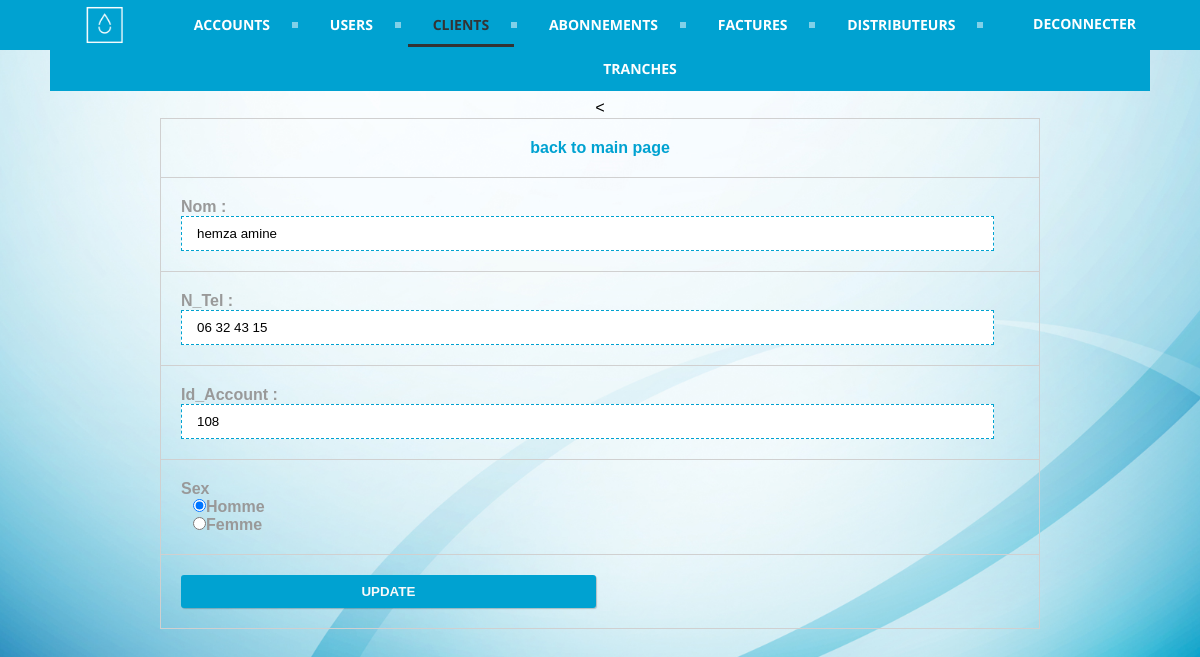
/admin/client/edit_data.php?edit_id=50 (signed in), run on the app's committed database.
### tables this page shows
CREATE TABLE `client` (
  `idClient` int(255) NOT NULL,
  `nom` varchar(45) DEFAULT NULL,
  `n_tel` varchar(20) DEFAULT NULL,
  `sex` varchar(1) DEFAULT NULL,
  `account` int(255) DEFAULT NULL
);

### admin/client/edit_data.php (the view, shortened to what this page needs)
<?php
if(isset($_GET['edit_id']))
{
 $sql_query="SELECT * FROM client WHERE idClient=".$_GET['edit_id'];
 $result_set=mysql_query($sql_query);
  $fetched_row=mysql_fetch_array($result_set);
}
?>
<html>
<head>
<link rel="stylesheet" href="../../public/css/style.css" type="text/css" />
</head>
<body>
<center>
<div id="header">
 <div id="content">
    <div id='cssmenu'>
     <a href="../../"><img src="../../public/img/logo-white.png" style="width: 50px; height: 50px; float: left; margin-left: 30px" /></a>
    <form id='logout' action='../../logout-submit.php' method='post' accept-charset='UTF-8'>
          <input type="submit" class="login-button" value="Deconnecter"></input>
        </form>
        <ul>
              <li><a href=" ../account"><span>Accounts</span></a></li>
              <li><a href="../user/"><span>Users</span></a></li>
              <li class="active"><a href= "#"><span>Clients</span></a></li>
              <li><a href="../abonnement"><span>Abonnements</span></a></li>
              <li><a href="../facture/"><span>Factures</span></a></li>
              <li><a href="../distributeur/"><span>Distributeurs</span></a></li>
              <li class='last'><a href="../tranche/"><span>Tranches</span></a></li>
        </ul>
    </div>
    </div>
</div>
<div id="body">
 <div id="content">
    <form method="post"><
    <table align="center">
    <tr>
    <td align="center"><a href="index.php">back to main page</a></td>
    </tr>
    <tr>
    <td>
    Nom :
    <input type="text" name="nom" placeholder="nom" value="<?php echo $fetched_row['nom']; ?>" required /></td>
     <tr>
            <td>
            N_Tel :
            <input type="text" name="n_tel" placeholder="n_tel" value="<?php echo $fetched_row['n_tel']; ?>" required /></td>
        </tr>
         <tr>
            <td>
            Id_Account :
            <input type="text" name="account" placeholder="account" value="<?php echo $fetched_row['account']; ?>" required /></td>
        </tr>
        <tr>
            <td>
                Sex<br>
                <div style="padding-left: 12px">
                    <input id="sexe_h" type="radio" name="sex" placeholder="sex" value="m" <?php if($fetched_row['sex']=='m') echo "checked" ?> style="height: initial; width: initial;" /><label for="sexe_h">Homme</label><br>
                    <input id="sexe_f" type="radio" name="sex" placeholder="sex" value="f" <?php if($fetched_row['sex']=='f') echo "checked" ?> style="height: initial; width: initial;"/><label for="sexe_f">Femme</label>
                </div>
            </td>
        </tr>
    <td>
    <button type="submit" name="btn-update"><strong>UPDATE</strong></button>
    </td>
    </tr>
    </table>
    </form>
    </div>
</div>
</center>
</body>
</html>

### public/css/style.css (style rules this page uses)
* { margin:0; padding:0; }
html { margin:0; padding:0; background: url(../img/blue.PNG) no-repeat center fixed; -webkit-background-size: cover; background-size: cover; }
body { font-family:"Courier New", Courier, monospace; }
#header { width:100%; height:50px; background:#00a2d1; color:#f9f9f9; font-family:"Lucida Sans Unicode", "Lucida Grande", sans-serif; font-size:35px; text-align:center; }
#header a { color:#fff; text-decoration:blink; }
#body { margin-top:50px; }
#content { padding-left: 50px; padding-right: 50px; }
table { width:80%; font-family:Tahoma, Geneva, sans-serif; font-weight:bolder; color:#999; margin-bottom:80px; }
table a { text-decoration:none; color:#00a2d1; }
table,td,th { border-collapse:collapse; border:solid #d0d0d0 1px; padding:20px; }
table td input { width:97%; height:35px; border:dashed #00a2d1 1px; padding-left:15px; font-family:Verdana, Geneva, sans-serif; box-shadow:0px 0px 0px rgba(1,0,0,0.2); outline:none; }
table td button { border:solid #f9f9f9 0px; box-shadow:1px 1px 1px rgba(1,0,0,0.2); outline:none; background:#00a2d1; padding:9px 15px 9px 15px; color:#f9f9f9; font-family:Arial, Helvetica, sans-serif; font-weight:bolder; border-radius:3px; width:49.5%; }
#cssmenu { background: #00a2d1; width: auto; }
#cssmenu ul { list-style: none; margin: 0; padding: 0; line-height: 1; display: block; zoom: 1; }
#cssmenu ul:after { content: " "; display: block; font-size: 0; height: 0; clear: both; visibility: hidden; }
#cssmenu ul li { display: inline-block; padding: 0; margin: 0; }
#cssmenu ul li a { color: #ffffff; text-decoration: none; display: block; padding: 15px 25px; font-family: 'Open Sans', sans-serif; font-weight: 700; text-transform: uppercase; font-size: 14px; position: relative; -webkit-transition: color .25s; -moz-transition: color .25s; -ms-transition: color .25s; -o-transition: color .25s; transition: color .25s; }
#cssmenu ul li a:after { content: ""; display: block; position: absolute; right: -3px; top: 19px; height: 6px; width: 6px; background: #ffffff; opacity: .5; }
#cssmenu ul li a:before { content: ""; display: block; position: absolute; left: 0; bottom: 0; height: 3px; width: 0; background: #333333; -webkit-transition: width .25s; -moz-transition: width .25s; -ms-transition: width .25s; -o-transition: width .25s; transition: width .25s; }
#cssmenu ul li.last > a:after, #cssmenu ul li:last-child > a:after { display: none; }
#cssmenu ul li.active a { color: #333333; }
#cssmenu ul li.active a:before { width: 100%; }
.login-button { float: right; padding: 14px; background-color: Transparent; background-repeat: no-repeat; border: none; cursor: pointer; overflow: hidden; outline: none; font-family: 'Open Sans', sans-serif; font-weight: 700; text-transform: uppercase; font-size: 14px; color: white; }

### data on the page
client: nom "hemza amine", n_tel "06 32 43 15", account "108", sex "☑ Homme", sex "☐ Femme"
